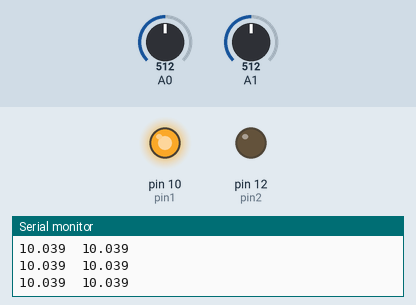
The sketch below on a simulated Arduino Uno, built with avr-gcc and run on an emulated ATmega328P. Parts: output pins drawn as LEDs (lit = HIGH), the last lines printed to the serial monitor. The inputs (shaded band) are chosen by the test bench; at power-on: A0 = 512, A1 = 512.

Above: at 1.2 s.
1.3 s: A0 set to 499
At 2.03 s:
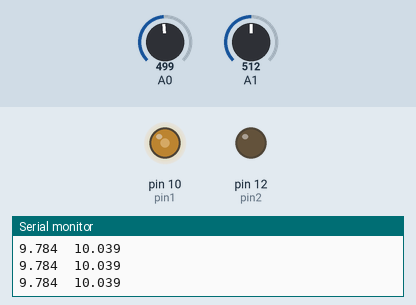
4.3 s: A1 set to 306
At 6.43 s:
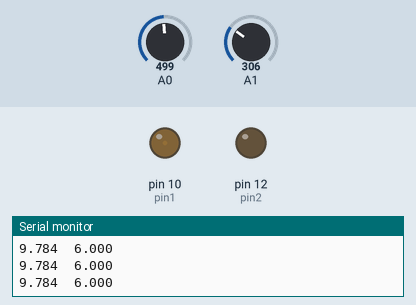
7.3 s: A0 set to 511
10.3 s: A1 set to 493
13.3 s: A1 set to 527
At 15.59 s:
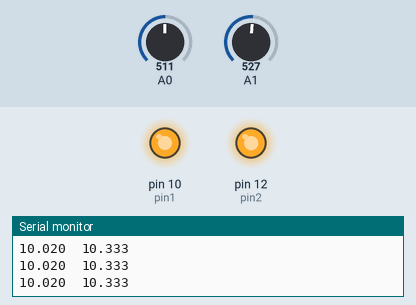
Timing chart, 0 to 20.3 s (numbered marks = the images above; inputs shaded):
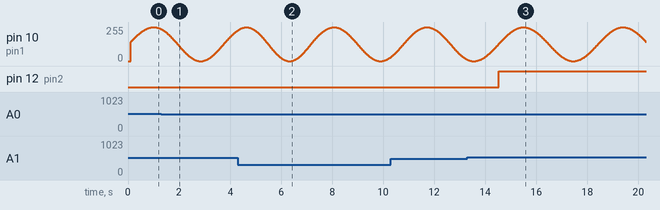

Measured:
- the behaviour switches between 510 and 509 on A0 (found by bisection; images 0 and 1)
- the behaviour switches between 509 and 510 on A1 (found by bisection; images 2 and 3)

The sketch:

Generador_senales_seno_y_cuadradas.ino
```cpp
//señales sinosuidales  Autor:  Andrés Felipe García Loaiza. Inspirado por JCBRO Labs
//señales cuadradas     Autor:  David Guzmán

//Este codigo tiene se usara para crear señales sinosuidales desde uno de los pines PWM del arduino
//La cual podrá medir como hemos estado haciendo durante el semestre

/*El generador de señales cuadradas no lo pude convertir perfecto, pero funciona */

//-----------------------------------------------------------------------------------------------------------------------------
//°°Señales sinosuidales°° Primero estaran las variables que deberan modificar durante la pratica en la parte 1 y 2

int f=2 ;          //Frecuencia de la señal. Este valor esta en HZ

float fs= 500.0;  //Separación entre valores, "Frecuencia de evaluación".   Recuerde la conversion a periodo T=1/F.
                  //Por así decirlo esto define el espacio entre los por puntos en la función seno. Ya que no podemos generar una función continua

int pin1=10 ;     //pin del que saldra la señal sinosuidal
                  //Pin del que medira la señal que vamos a amplificar A0
                  //Tenga en cuenta que la señal (Amplificada) que vamos a medir debe entrar por el Pin A1


//-----------------------------------------------------------------------------------------------------------------------------


//   para osciloscipio
//   1) Escoger la tasa (baudRate) de comunicación de puerto serial. ATENCIÓN: usar esta tasa en monitor serial y serial plotter.
unsigned long miBaudRate = 9600;        //en baudios, valores válidos: {9600,19200,38400,57600,115200,230400}
//   2) Escoger periodo de muestreo.
unsigned long periodoMuestreo_ms = 1;    // intervalo en el que lee entradas (milisegundos)=periodo de muestreo.


//-----------------------------------------------------------------------------------------------------------------------------
//°°Señales Cuadradas°° Debera modificar estas variables para la parte 3

int pin2=12 ;                         //pin del que saldra la señal cuadrada

//   para generadores
int t_on_generadorD13_ms = 500;      //tiempo que dura el pulso de salida en D13 en encendido (5V)
int t_off_generadorD13_ms = 500;     //tiempo que dura el pulso de salida en D13 en apagado (0V)
int t_on_generadorD12_ms = 50;       //tiempo que dura el pulso de salida en D12 en encendido (5V)
int t_off_generadorD12_ms = 10000;   //tiempo que dura el pulso de salida en D12 en apagado (0V)


//-----------------------------------------------------------------------------------------------------------------------------


//Estos valores no deberían tener la necesidad de modificarlos

int cant=500;             // Cantidad valores que se guardan en la memoria de arduino.
int sig[500];
float t;
int entradaA0 = 0;        // lectura de entrada análoga A0

int entradaA1 = 0;        // lectura de entrada análoga A1
int entradaA2 = 0;        // lectura de entrada análoga A2
float voltajeA0 = 0;       // valor en voltios de entrada análoga A0
float voltajeA1 = 0;       // valor en voltios de entrada análoga A0
float voltajeA2 = 0;       // valor en voltios de entrada análoga A0
unsigned long lecturaPrevia_ms = 0;        // tiempo de la última ejecución de milis
unsigned long cronoGen13=0; //para almacenar la hora de crono generador 13
unsigned long cronoGen12=0; //para almacenar la hora de crono generador 12


void setup() {
  // inicia comunicación serial
  Serial.begin(miBaudRate);

  // configura pines digitales de salida
  pinMode (pin1,OUTPUT);
   pinMode(pin2, OUTPUT);
  //generar una señal seno
  for(int i=0; i<cant; i++)
  {
    t=(float)i/fs;
    //La señal ira de 0 a 255
    sig[i]=(int)(127.0*(sin(2*3.14*f*t)+1.0));
    }
}

void loop() {

 //Genera un señal seno y una cuadrada, con los valores especificados y mide la señal entrante en A0

 unsigned long lecturaActual_ms = millis(); //lee hora actual

    generadorCuadrada(pin2,t_on_generadorD12_ms,t_off_generadorD12_ms,&cronoGen12);

    for (int i=0;i<cant;i++)
      {
      analogWrite(pin1,sig[i]);
      int entradaA0 = analogRead(0);
      float voltajeA0 = deEnteroAVoltaje1(entradaA0);

       int entradaA1 = analogRead(1);
      float voltajeA1 = deEnteroAVoltaje1(entradaA1);

      //Serial.println(sig[i]);
      //Serial.print('\t');
      Serial.print(voltajeA0,3); //el '3' indica 3 cifras decimales
      Serial.print('\t');
      Serial.println(voltajeA1,3);
      delay(f);// intervalos de evaluación

      }
   }


float deEnteroAVoltaje1(int valor){
  //convierte número entero de 0 a 255 en un voltaje, siendo 5V=255.
  return float(valor)*5/255;
}

float deEnteroAVoltaje2(int valor){
  //convierte número entero de 0 a 1023 en un voltaje, siendo 5V=1023.
  return float(valor)*5/1023;
}
void generadorCuadrada(int pinDigital, int t_on_ms, int t_off_ms, unsigned long *cronoLocal){
  //genera una señal cuadrada periodica de amplitud 5V, con las
  //duraciones de encendido y apagado especificadas.

  unsigned long actualMillis = millis(); //lee hora actual
  unsigned long siguiente_on=0;
  unsigned long siguiente_off=0;

  siguiente_off = *cronoLocal + t_on_ms;    //apagar cuando hayan pasado t_on_ms
  siguiente_on = *cronoLocal + t_on_ms + t_off_ms;  //prender cuando hayan pasado t_on_ms+t_off_ms

  if(actualMillis > siguiente_on) { //si es hora de encender
    digitalWrite(pinDigital,HIGH);  //encender
    *cronoLocal = siguiente_on;     //actualiza hora de último encendido
    while(actualMillis > (*cronoLocal + t_on_ms + t_off_ms))
    {
      //si el reloj quedó atrasado, actualizar hasta que la diferencia no supere un periodo (t_on+t_off)
      *cronoLocal = *cronoLocal + t_on_ms + t_off_ms; //si el reloj quedó atrasado, actualizar hasta
    }
  }
  else if(actualMillis > siguiente_off) { //si es hora de apagar
    digitalWrite(pinDigital,LOW); //apagar
  }
}
```
